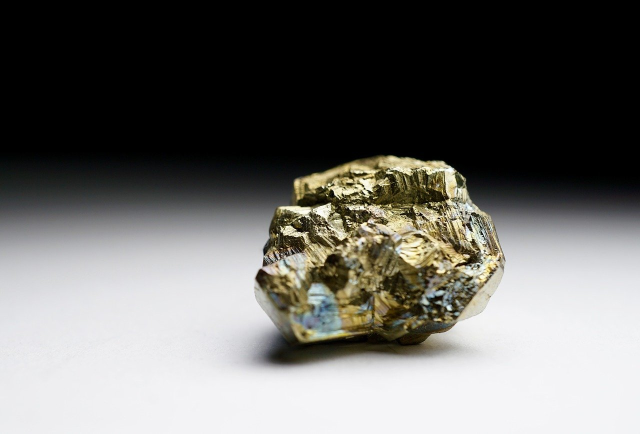
#> input picture Python/gold.jpeg, 1280 x 867 px, found by its file name (shown at 1/2 size)
$ python ex_3_my.py
#> lines starting #> are read from the running program, lines starting #| are printed output that depends on the picture
import cv2

# 1. โหลดภาพ
img = cv2.imread('python/gold.jpeg')
#> img is the input picture: shape (867, 1280, 3); mean B, G, R 104.3, 107.5, 108.3

# 2. ปรับขนาดภาพ (สำคัญมาก: ต้องปรับก่อนวาด)
newWidth, newHeight = 600, 400
img = cv2.resize(img, (newWidth, newHeight))
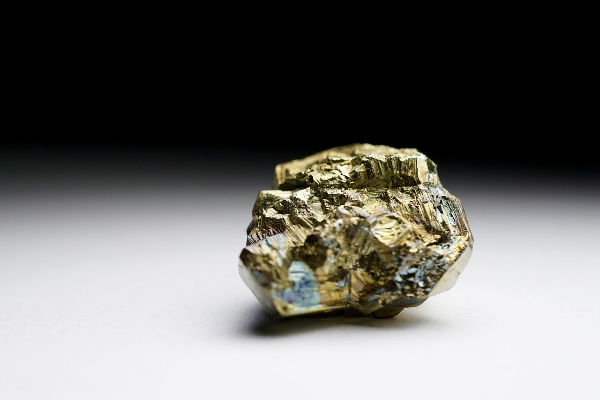
#> img: shape (400, 600, 3); mean B, G, R 104.2, 107.4, 108.2

# 3. วาดรูปร่าง (พิกัดต้องอยู่ในช่วง 0-600 และ 0-400)
# Arrow (ลูกศร)
cv2.arrowedLine(img, (50, 200), (150, 200), (0, 255, 0), 5)

# Line (เส้นตรง)
cv2.line(img, (10, 10), (210, 90), (155, 0, 0), 5)

# Rectangle (สี่เหลี่ยม - เปลี่ยนพิกัดให้พอดีกับภาพ 600x400)
cv2.rectangle(img, (200, 90), (500, 350), (0, 0, 255), 5)

# Circle (วงกลม)
cv2.circle(img, (350, 220), 120, (0, 255, 255), 5)

# Text (ข้อความ)
cv2.putText(img, 'gold', (315, 70), cv2.FONT_HERSHEY_SIMPLEX, 1.2, (255, 255, 255), 3)
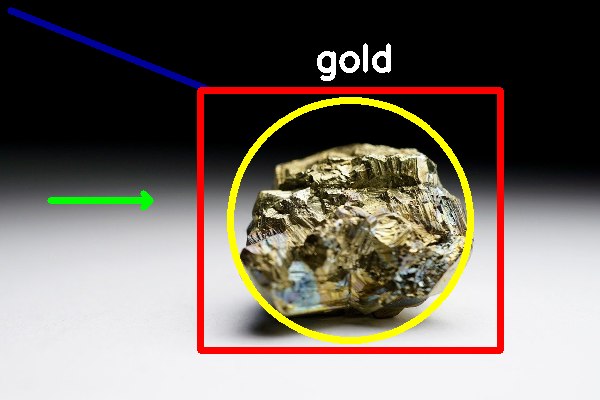
#> img: shape (400, 600, 3); mean B, G, R 99.5, 108.2, 116.5

# 4. แสดงผล
cv2.imshow('gold', img)
cv2.waitKey(0)
cv2.destroyAllWindows()
